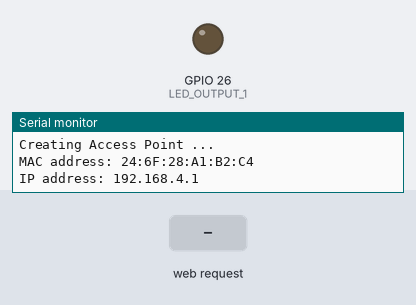
The sketch below on a simulated ESP32. Parts: output pins drawn as LEDs (lit = HIGH), the last lines printed to the serial monitor. Inputs (shaded band) come from the test bench.

Above: at 1.2 s.
1.3 s: HTTP request GET /LED/1/on received
At 2.5 s:
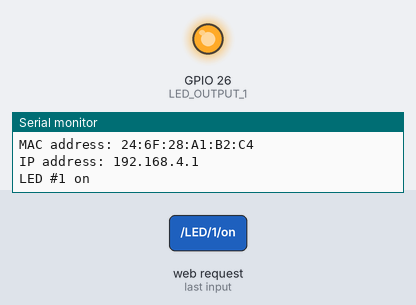
2.8 s: HTTP request GET /LED/1/off received
At 3.9 s:
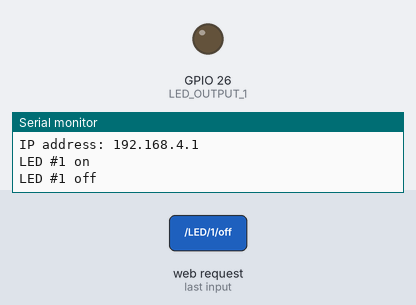
Timing chart, 0 to 5.8 s (numbered marks = the images above; inputs shaded):
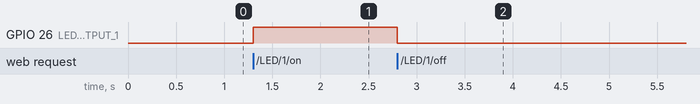

The sketch:

cps-intro-wlan-ap.ino
```cpp
#include <WiFi.h>
#include <WebServer.h>

constexpr uint8_t LED_OUTPUT_1 = 26;

constexpr const char* ssid = "...";
constexpr const char* password = "...";

WebServer server(80);

String state1Text = "off";

void handleRoot() {
  writeWebsite();
}

void handleLED1On() {
  Serial.println("LED #1 on");
  state1Text = "on";
  digitalWrite(LED_OUTPUT_1, HIGH);
  writeWebsite();
}

void handleLED1Off() {
  Serial.println("LED #1 off");
  state1Text = "off";
  digitalWrite(LED_OUTPUT_1, LOW);
  writeWebsite();
}

void setup() {
  Serial.begin(115200);

  pinMode(LED_OUTPUT_1, OUTPUT);
  digitalWrite(LED_OUTPUT_1, LOW);

  // create AP, print ip and mac address
  Serial.println("Creating Access Point " + String(ssid));
  WiFi.mode(WIFI_AP);
  WiFi.softAP(ssid, password);

  Serial.println("");
  Serial.print("MAC address: ");
  Serial.println(WiFi.softAPmacAddress());
  Serial.print("IP address: ");
  Serial.println(WiFi.softAPIP());

  // web server routing: url, function name
  server.on("/", handleRoot);
  server.on("/LED/1/on", handleLED1On);
  server.on("/LED/1/off", handleLED1Off);

  server.begin();
}

void loop() {
  server.handleClient();
}

void writeWebsite() {
  String website_code = "";
  website_code += "<!DOCTYPE html>\n<html>\n";
  website_code += "<head><meta name=\"viewport\" content=\"width=device-width, initial-scale=1\">\n";
  website_code += "<link rel=\"icon\" href=\"data:,\">\n";
  website_code += "<style>html { font-family: Helvetica; text-align: center;}\n";
  website_code += ".button { background-color: #4CAF50; border: none; color: white; padding: 16px 40px;\n";
  website_code += "font-size: 30px; margin: 2px; cursor: pointer;}\n";
  website_code += ".button2 {background-color: #555555;}</style>\n</head>\n";
  website_code += "<body>\n<h1>ESP32 Web Server</h1>\n";
  website_code += "<p>LED #1 - Current State: " + state1Text + "</p>\n";

  if (state1Text == "off") {
    website_code += "<p><a href=\"/LED/1/on\"><button class=\"button\">TURN ON</button></a></p>\n";
  } else {
    website_code += "<p><a href=\"/LED/1/off\"><button class=\"button button2\">TURN OFF</button></a></p>\n";
  }

  website_code += "</body>\n</html>\n";

  server.send(200, "text/html", website_code);
}
```

Measured:
- after the input at 1.3 s, GPIO 26 (LED_OUTPUT_1): LOW → HIGH at once
- after the input at 2.8 s, GPIO 26 (LED_OUTPUT_1): HIGH → LOW at once
